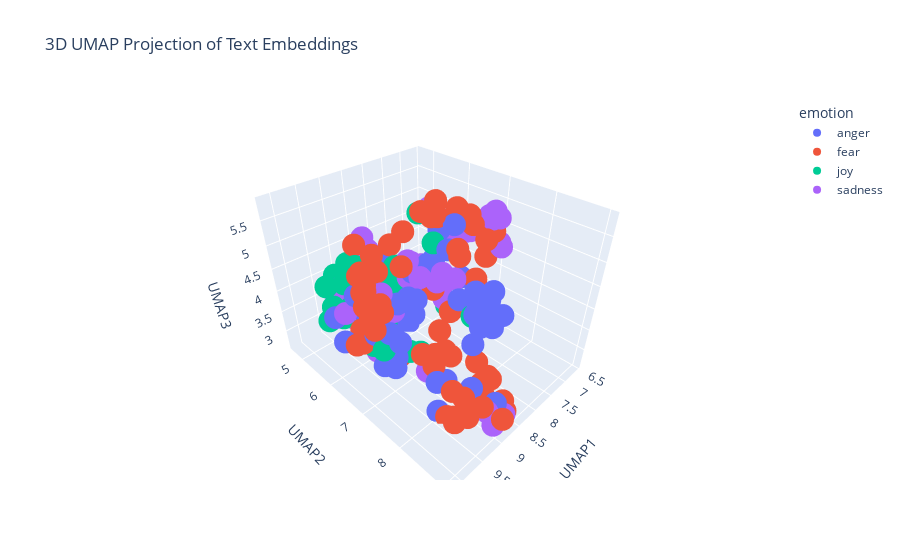

The code cell stored with this chart in its notebook:
### Markdown cell above
---
##### <a id='toc1_5_8_1_1_'></a>[**>>> Exercise 4 (Take home):**](#toc0_)

Apply UMAP to the same embeddings to reduce the dimensionality to 3D vectors and plot the 3D graph, discuss the differences and similarities with the 2D graph.

### Code cell
# Answer here
import pandas as pd
import numpy as np
import plotly.express as px
import umap.umap_ as umap

train_df_new = pd.read_pickle("data/train_df_sample_embeddings.pkl")
test_df_new = pd.read_pickle("data/test_df_sample_embeddings.pkl")

combined_df = pd.concat([train_df_new, test_df_new], ignore_index=True)

def to_vector(emb):
    # emb 可能是: [Embedding(...)] 或 dict 或 list[float]
    if emb is None:
        return None
    if isinstance(emb, list) and len(emb) == 1:
        emb = emb[0]
    if hasattr(emb, "values"):
        return np.array(emb.values, dtype=np.float32)
    if isinstance(emb, dict) and "values" in emb:
        return np.array(emb["values"], dtype=np.float32)
    if isinstance(emb, (list, tuple)) and len(emb) > 0 and isinstance(emb[0], (int, float)):
        return np.array(emb, dtype=np.float32)
    return None

X_embeddings = np.vstack([to_vector(e) for e in combined_df["embeddings"].tolist()])

reducer_3d = umap.UMAP(n_components=3, metric="cosine", random_state=28)
embedding_3d = reducer_3d.fit_transform(X_embeddings)

df_plot_3d = pd.DataFrame(embedding_3d, columns=["UMAP1", "UMAP2", "UMAP3"])
df_plot_3d["emotion"] = combined_df["emotion"].values
df_plot_3d["intensity"] = combined_df["intensity"].values
df_plot_3d["text"] = combined_df["text"].values

fig = px.scatter_3d(
    df_plot_3d,
    x="UMAP1",
    y="UMAP2",
    z="UMAP3",
    color="emotion",
    hover_data=["text", "intensity"],
    title="3D UMAP Projection of Text Embeddings"
)
fig.show()

### Figure 1 — Plotly figure (JSON) as saved in the notebook; plotly's stock layout.template omitted (floating-point values rounded to 4 significant figures)
{"data": [{"customdata": [["@saclivin @MrsCagg specific &amp; intentional way. And part of that intention is to provoke conversation around systemic racism towards blacks.", 0.583], ["Now they fret about scuffs. I’ll take scuffs (which…come in) for a phone I can use wet handed or drop in a toilet any day.", 0.396], ["@Freepenalties @TMortimerFtbl Doll is a vile creature on the touchline. Every game he has tantrums &amp; shouts at the ref. Would love to see", 0.479], ["Police Officers....should NOT have the right to just 'shoot' human beings without provocation. It's wrong.\\n\\n@ORConservative @MichaelaAngelaD", 0.688], ["@BarackObama I love Lizzy Warren's latest rage against Wall Street.", 0.177], ["I need to stop second guess myself and just go with the first thought and go with it. ", 0.208], ["Recommended reading: Prisoners of Hate by Aaron Beck ", 0.292], ["#Taurus will react angrily when she can't take being provoked any longer.", 0.438], ["This provocation sets off a curiosity. An entity is feeding fuel to the fire. speaking quatrains. Hmmm America needs to be vigilant now", 0.5], ["@savageimiike one of my favorite songs brother, real talk. #rage", 0.417], ["Colors of the leaves are- changing.  Heatwaves in LA still- raging.  Lattes made in batches. Visit pumpkin patches. #FallSongs", 0.271], ["@Thebeast_ufc what happened to the suicide tweet it was a joke obviously how could that offend anyone?🤔", 0.542], ["If i could just get my line to block! #germantownbroncos #lilleague #popwarner #Broncos #usafootball  #lineman", 0.417], ["@jwolfie_ why you gotta use the dark skin emoji ", 0.479], ["@CBSBigBrother never bring back Meech and Bridgette. Crying because someone looks at you? Ugh, and Bridgette. ", 0.479], ["Ellie just gave me loads of gifts with notes on em for uni n I burst out in tears, I LOVE HER😩", 0.146], ["@Ms_HeartAttack peanut butter takes away the sting", 0.188], ["That way ur so angry you can literally feel ur blood boiling", 0.75], ["People irritate me 🙄", 0.646], ["I believe I'm gonna start singing in my snap stories on the tractor. Switch it up a little bit.", 0.375], ["@savageimiike one of my favorite songs brother, real talk. ", 0.157], ["How is it suppose to work if you do that? Wtf dude? Thanks for pissing me off. ", 0.875], ["Puzzle investing opening portland feodal population is correlative straight a snorting infuriate: XLzjYhG", 0.458], ["I hate my lawn mower. If it had a soul, I'd condemn it to the fiery pits of Hell.", 0.833], ["@LisaAsquithtobe @craig8710 @WayneHaselden @june65wigan everyone is against wigan because we are the biggest club #bitter", 0.562], ["Ok but I just got called a 'White Devil' on the train and I didnt know whether to laugh or be offended", 0.484], ["im also definitely still bitter about the yellow ranger not being asian, but asian representation in hollywood is essentially a shrug anyway", 0.417], ["I don't get what point is made when reporting on Charlotte looting @CNNAshleigh. Why not explore what looting businesses symbolizes ", 0.438], ["@ashleighjessica @zacflint1 I'd give that pout the firm D", 0.5], ["I think I must scare my coworkers when I'm eating like a rabid animal on my breaks #srry", 0.5], ["You ever just find that the people around you really irritate you sometimes? That's me right now 😒", 0.792], ["Hell hath not fury like a hamstring cramp. #ouch", 0.542], ["could never be a angry drunk lol yall weirdos just enjoy your time", 0.521], ["@mdivincenzo9 he's stupid, I hate him lol #bitter", 0.646], ["@Disneyland #nothappy and still #charging the #fullprice 😡😡 #fuming some your #bestrides 😳😳", 0.646], ["So Rangers v Celtic ll #revenge", 0.333], ["I wonder what would happen if I were to tell some people the truth #savage #uhoh ", 0.458], ["Bitches aggravate like what inspires you to be the biggest cunt known to man kind?", 0.854], ["S/O to the girl that just hit my car...not only did she get lucky w/ no scratch but also from being spared the wrath of sleep deprived Kait🙃", 0.542], ["@TrussElise Obama must be fuming.. lol", 0.5], ["Everybody talking about 'the first day of fall' but summer '16 is never gonna die #revenge @Drake", 0.417], ["@pbhushan1 @IndianExpress so in your opinion is this the worst delhi govt? #acrid  #hypocrisy", 0.526], ["All Brian does is sleep and aggravate me", 0.833], ["@TrueAggieFan oh so that's where Brian was! Where was my invite? #offended", 0.417], ["@TrevorHMoore @paget_old In Scotland, the right-wingers are the most rabid anti-nationalists. Socialists are mostly in favour.", 0.604], ["I think our defense here at USC is playing well, we just need to fix a few things on offense and we can win the PAC 12 this year'", 0.25], ["Realest ever, relentless ever, inevitable that I win.", 0.415], ["It's the most magical time of the year......Xmas party announced and the #outrage commences. Gotta love Silicon Valley millennials.", 0.429]], "hovertemplate": "emotion=anger<br>UMAP1=%{x}<br>UMAP2=%{y}<br>UMAP3=%{z}<br>text=%{customdata[0]}<br>intensity=%{customdata[1]}<extra></extra>", "legendgroup": "anger", "marker": {"color": "#636efa", "symbol": "circle"}, "mode": "markers", "name": "anger", "scene": "scene", "showlegend": true, "type": "scatter3d", "x": [9.456, 7.634, 8.775, 9.765, 9.822, 7.535, 8.436, 8.226, 9.285, 8.063, 7.604, 9.45, 7.815, 9.312, 9.389, 8.387, 8.406, 8.009, 8.052, 7.93, 8.058, 8.333, 8.906, 8.117, 8.963, 9.383, 7.669, 9.76, 9.039, 7.928, 7.91, 7.71, 8.273, 8.666, 9.359, 8.694, 8.238, 8.463, 8.309, 9.998, 7.689, 9.919, 7.936, 9.35, 10.12, 7.68, 7.881, 9.489], "y": [6.896, 6.898, 8.776, 7.536, 6.98, 6.203, 8.173, 7.785, 6.934, 5.792, 5.372, 7.04, 6.186, 6.73, 7.985, 4.709, 6.214, 7.907, 7.93, 5.83, 5.63, 7.857, 6.988, 8.097, 8.389, 5.404, 7.316, 7.276, 5.628, 6.954, 7.904, 7.786, 7.431, 8.12, 7.986, 7.551, 7.1, 8.096, 5.284, 6.075, 5.423, 6.651, 8.164, 6.865, 6.498, 6.203, 5.787, 6.722], "z": [3.867, 4.203, 3.039, 4.255, 4.121, 4.931, 4.193, 4.432, 4.449, 2.682, 2.93, 3.392, 4.274, 3.559, 3.416, 3.308, 3.747, 4.38, 4.295, 3.963, 2.718, 4.196, 4.363, 3.922, 3.255, 4.101, 4.074, 4.285, 3.371, 5.459, 4.503, 3.857, 4.268, 3.888, 2.664, 2.626, 5.142, 4.135, 4.119, 4.07, 2.766, 4.801, 4.131, 2.944, 3.845, 4.328, 2.799, 2.992]}, {"customdata": [["you come running back to me saying how much you miss me then cower away when we acc try a friendship 👍🏼", 0.521], ["#Terrorism can be destroyed easily if #wholeworld came together great strength..they could destroy this #fear from #humanity..", 0.5], ["While we focus on issue of #IPCA @IHFOKids Indulges in #intimidation @BringRoshniHome @ChildrensIssues @MEAIndia @MinistryWCD #StopCruelty", 0.562], ["Recently changed to @firstdirect and its the worst service I've ever encountered nearly require DNA to access anything. #awful 😩😩😩", 0.5], ["i might have #hysteria ,i don't kno if it's just #anxiety or both,..need a diagnosis cuz somethin' is messed up,need ert bu i nvr come out", 0.86], ["Most Americans think the media is nothing but Government propaganda BS. #lies #control #BS #RiggedSystem  #garbage #oreillyfactor", 0.521], ["Obama admin rejects Texas plan to have refugees vetted for terrorism so Texas pulls of of fed refugee resettlement program. Aiding .", 0.458], ["Thoroughly enjoying AHS tonight. #ahs  #americanhorrorstory", 0.146], ["@BrumSciComm in a danish.  What horror, what depths. #gbbo", 0.542], ["@JasonBHampton it's Bowers. I went and drove it for a while this evening #horrible", 0.447], ["It's 5:55am. I'm hungry but there is no food. ", 0.417], ["And I would advise that everyone wait to watch @KevinCanWaitCBS ,or actually don't wait, just don't even watch it because it is #awful", 0.229], ["@JaySekulow what can we do 2 get @realDonaldTrump 2 reveal his taxes? That is the immediate danger. But u will not answer me. ", 0.646], ["#Aleppo city is burning. The head of #terrorism #Assad regime &amp; #Russia are bombarding the city right now with #whitephosphrus #bombs !", 0.729], ["I feel horrible. I have accounting today but physically and mentally am not okay 😪", 0.833], ["She was so posh it frightened me. I'm still scared.", 0.81], ["@thebully10 does being a #bully make u feel like a #bigman? Cos it makes u a #twat", 0.396], ["@alicemazzy he was more partisan on social issues a few years back; now he just concern trolls the center left as Chait does the far left", 0.354], ["@ManUtd it was a terrible Freekick...", 0.347], ["Sir, my concern is not whether God is on our side; my greatest concern is to be on God's side, for God is always right.' - Abraham Lincoln", 0.333], ["I seem to alternate between 'sleep-full' and sleepless nights. Tonight is a sleepless one. 😕 #insomnia  #notfair", 0.583], ["@jessespector @nasboat old rich white religious guy supports republicans. Not shocking at all.", 0.271], ["@CBSThisMorning @newsgirl123456 again, profiling DOESN'T discourage (September 20, 2016; 18:41 EDT) #terror #TRUMP #FAIL", 0.667], ["@Miami4Trump Yeah, but bad part is the #terrorism #terror Muslims won't be the ones leaving #ObamaLegacy #nationalsecurity #disaster #Obama", 0.63], ["We, #Indians, can hold our heads up high and stay unafraid. The #UNGA is well-informed about #Pakistan's #terrorism business and deception.", 0.438], ["@mcdermo11 @rogerc32 u gave Laura so much constructive criticism she blocked u 'Lazy Give Up Now No Hope Retire' same with Heather #bully", 0.521], ["Romero, Rojo, Blind, Memphis, Rooney. This is nearly a starting line up I’d wanna punch in the face rather than shake their hand.", 0.438], ["@carlybigelow13 first you take the room now you wanna beat me up ", 0.412], ["#Muslims are the principle victims of #terrorism. More Muslims are dying at the hands of these #terrorists than anyone else. #YounusAlGohar", 0.583], ["procrasting is fun until im an hour away from the time its due and i still havent finished so i have a panic attack", 0.92], ["@1NatalieMaines Can you imagine being the person who has to spray tan him? ", 0.28], ["@bdp514am We are a tired and restless community. We are human and tired of asking for change only to be ignored.", 0.458], ["Still waiting to see if my @london2012track will make an appearance next week - two months today it was ordered #shocking #badservice", 0.583], ["My study skills are terrible 😒", 0.562], ["Swear all of my guy friends are scaredy cats. You don't do horror movies. You don't do haunted houses. Wtf do you do then?", 0.271], ["Fosu Mensah is having a complete nightmare! It's the reason all Northamptons attacks come from the left.", 0.604], ["I have no #alarm preset #life will #wakemeup", 0.396], ["It's 5:55am. I'm hungry but there is no food. #panic", 0.723], ["How can you blame the manager watching these players play? It's abysmal. Our team are dreadful. If Jose can't save us. No-one can.  #mufc", 0.458], ["$100 says Teufel is 'reassigned' within the organization before next year, but I wish it was sooner... #Mets #thirdbasecoach #terrible #lgm", 0.417], ["@Avanquest i have unsubscribed 3 times from your spam emails still coming? STOP THE EMAILS #avanquest #software #terrible", 0.438], ["Ronaldo has been shocking. He's tried to do skill twice and he's nearly fallen over both times", 0.5], ["It's never the end / When the moment is dire. / A small spark of hope / Can relight a new fire.", 0.396], ["im what a 90s tv bully would call 'a nerd' but i would rather shove one thousand nickels into my right earhole than go to new york comic con", 0.25], [".@Tolumanda love it! so true. As @Deedeey_ taught me, fear can be an illusion. #coaching  #courage", 0.375], ["a #monster is only a #monster if you view him through ", 0.438], ["@gdimelow @TheDailyShow @NivenJ1 @jordanklepper These interviews scare the crap out of me. I never imagined so many dumb, dumb Americans.", 0.812], ["Idk if it's hella hot in here or I'm nervous", 0.68], ["We can't stop racism overnight. Nor gun violence. Nor terrorism. But we CAN literally stop Trump overnight. So, like, let's? #ImWithHer", 0.521], ["@jody_paterson So I worry about emphasis on 'keeping family together' as a guiding principle, due to my own experiences", 0.396], ["@RobdotThom @sulphurhoops in fact they need to start making all holidays! Maybe even e dry month pick a theme so we can have them all year", 0.229], ["I have been seeing terrible terrible prescriptions this week. What's going on?", 0.438], ["Trying to book holiday flights on @britishairways website is becoming a #nightmare", 0.458], ["I don't want speak front to him #afraid #intimidate #nopanicattack", 0.875], ["@madhav_pastey moral of the story, never check mails in the night. PS. Most notices have nothing much to worry about. @ashwinikn", 0.354], ["You want  bad service use #frontier they have #terrible service. Go to #AT&amp;T anybody is better. I am going to complain to better business", 0.333], ["@lukeshawtime terrible", 0.521], ["@LethalWeaponFOX This show SUCKS! #lame #awful you even used the same names?? lol SO SO bad! #Failed #notworth2minutes. Off air SOON", 0.396], ["Another fun fact: i am afraid", 0.667], ["Nothing worse than an uber driver that can't drive. ", 0.562], ["@stephenfhayes Mustard gas = hostile work environment, not #terrorism; call #OSHA not #military", 0.708], ["@AlaskaGurus @adventuretweets agreed! 😍 an awe to meet such beautiful, powerful animals.", 0.208], ["@BuzzFeed so this houses will get into my instestines and scare my poop and I'll shit my pants?", 0.7], ["Tweeting from the sporadic wifi on the tube #perilous", 0.434]], "hovertemplate": "emotion=fear<br>UMAP1=%{x}<br>UMAP2=%{y}<br>UMAP3=%{z}<br>text=%{customdata[0]}<br>intensity=%{customdata[1]}<extra></extra>", "legendgroup": "fear", "marker": {"color": "#EF553B", "symbol": "circle"}, "mode": "markers", "name": "fear", "scene": "scene", "showlegend": true, "type": "scatter3d", "x": [6.96, 10.02, 9.61, 9.248, 8.028, 9.598, 10.14, 8.656, 7.727, 8.363, 7.455, 9.317, 9.801, 10.07, 6.843, 8.417, 8.989, 10.0, 8.817, 8.736, 7.273, 10.09, 10.14, 9.987, 9.887, 9.301, 8.644, 9.054, 10.16, 8.065, 9.381, 8.796, 9.307, 7.111, 8.241, 8.442, 7.518, 7.726, 8.859, 9.118, 9.469, 8.53, 8.058, 7.496, 8.925, 9.331, 9.262, 7.936, 10.12, 9.226, 8.934, 8.272, 9.343, 8.527, 9.17, 9.416, 8.597, 9.433, 8.315, 8.514, 9.989, 8.387, 8.207, 7.859], "y": [6.952, 7.082, 6.403, 8.574, 6.592, 7.859, 7.199, 4.75, 6.734, 8.274, 6.9, 8.517, 7.179, 7.145, 7.029, 6.866, 7.918, 6.861, 8.721, 5.01, 6.842, 6.792, 7.313, 7.076, 6.732, 7.825, 8.904, 7.608, 7.197, 6.625, 5.923, 7.464, 8.15, 7.058, 7.378, 8.193, 6.956, 6.827, 9.01, 8.762, 8.442, 8.759, 5.299, 7.162, 6.729, 7.126, 8.038, 6.542, 7.382, 6.34, 6.516, 7.928, 8.371, 6.739, 6.16, 8.399, 8.364, 8.372, 6.846, 8.443, 7.384, 5.086, 7.298, 6.367], "z": [4.406, 5.258, 4.981, 2.904, 5.826, 4.11, 4.988, 3.183, 3.317, 3.021, 5.465, 3.398, 4.68, 5.202, 4.949, 5.748, 3.707, 3.97, 2.826, 4.594, 5.182, 3.938, 4.83, 4.877, 5.204, 3.623, 2.84, 3.584, 5.257, 5.802, 3.331, 3.881, 2.617, 4.88, 5.13, 2.826, 5.429, 5.671, 2.899, 3.214, 2.993, 2.891, 4.446, 4.216, 5.611, 5.3, 4.086, 5.47, 4.634, 4.797, 2.739, 3.078, 2.672, 5.837, 5.032, 2.868, 2.835, 3.531, 5.73, 3.183, 5.05, 2.757, 5.223, 3.76]}, {"customdata": [["Peter is aesthetically pleasing to look at", 0.583], ["@doctorofinfo I was just introducing a little levity to the convo. Yep!", 0.54], ["The human race has one really effective weapon, and that is laughter. -- Mark Twain", 0.44], ["@AphoticSanguine —but be a little playful. \\n\\nHe hesitantly pulls away, just enough so he could get words out, lips brushing against—", 0.46], ["@weebtard sparkling water wyd", 0.229], ["I love Mary's undying optimism. You could present her with dog shite and she'd find something good to say. #GBBO", 0.562], ["@UKLittleKitchen Defo a hearty root veg gratin. Nice comfort food as Autumn kicks in", 0.48], ["#ThisIsUs has messed with my mind &amp; now I'm anticipating the next episode with #apprehension &amp; ! #isthereahelplineforthis", 0.4], ["@biggerthanyuu He's flushed upon hearing the feeling is reciprocated. He's elated to shove himself right into his arms and hug him tightly.+", 0.5], ["$SRPT Why would Etep patients &amp; Mom's advocate for a drug if it did not work? Anyone listen to the Etep MD's @ Adcomm.. all were elated.", 0.22], ["Something about these cool, breezy fall days.. 😍🍂🌾🍁", 0.729], ["@ItWontCostMuch_ 'Bed done... floor will be done last... curtains! A-hah!' She tried to sound all happy and cheery but she really wasn't.--", 0.229], ["@bradshawjp Sweet! ", 0.646], ["On the bright side, my music theory teacher just pocket dabbed and said, 'I know what's hip.' And walked away 😂😭", 0.521], ["@jessbr0ughton don't be shy next time! We're a cheery bunch. :) \\n\\nSam. X", 0.48], ["@Hank_nsno @RonaldKoeman cheering and clapping I assume", 0.417], ["Kayaking is merriment together with sevylor inflatable kayaks: eYGgJxMl", 0.562], ["@Norn_IronMaiden @forest_fr1ends It's hilarious", 0.694], ["God just replaced my sadness with laughter, can't go the whole day sad ...", 0.615], ["Oh that cheery fucking note, good night shit heads X", 0.188], ["Good morning, Trondheim! #optimism #productivity ⛅️❤️🇳🇴🏢💻🖥🏋🏻💪🏼📺🍿", 0.771], ["@mediacrooks @thenewshour @LodhiMaleeha @ndtv @IndiaToday This is hilarious ! Not a Freudian slip, eh !", 0.667], ["@alpuzz Ah, but once I got it to work, there was much rejoicing! Lol thanks will get it to do taht now.", 0.812], ["@Singaholic121 Good morning, love! Happy first day of fall. Let's make some awesome #autumnmemories #annabailey  ", 0.86], ["I'm a cheery ghost.", 0.58], ["@RealestCastiel just sitting close to him for an extended period of time was exhilarating because he's so beautiful and lively lol", 0.72], ["@iamTinaDatta love you so much #smile 😊😊", 0.896], ["Omg. You've got to watch the new series 'This is Us'.....wow. Best tv show I've seen in a long time.\\n#tears #laughter #moretears", 0.827], ["@Blancalanka96 thought it'd be fun and it is not fun but on the bright side I don't have to fight for parking", 0.34], ["Just watched Django Unchained, Other people may frown, but I titter in delight! 2/5", 0.536], ["Yo this 3 v 3 overtime in hockey got me sweaty damn this ish exhilarating", 0.68], ["@kymwhitley hello Miss Lady I'm sure today brings you happiness and laughter use your voice also to make us laugh  god knows we need it", 0.562], ["@LFScott57 Miss Cookie sends her thanks! She's not as spry as she used to be - like me! She doesn't have the adventures the young pups do!", 0.6], ["@berniedole looks that way. But let's think about Rohan last week ... ", 0.131], ["@delon03 can you at least just walk past her and break out into laughter", 0.417], ["The current run of superman continues to be a delight! You can feel the love poured into it by everone on the creative team #superman", 0.654], ["@r0Ils ppl get triggered over u smiling they're irrelevant", 0.17], ["Google caffeine-an sprightly lengthening into the corridor re seo: WgJ", 0.2], ["When we give cheerfully and accept gratefully, everyone is blessed. »Maya Angelou", 0.712], ["A lifetime of laughter at the expense of the death of a bachelor", 0.354], ["Each day is what you make of it! #goals #challenges #business #goals   #success #photographer #photography #ThursdayThoughts", 0.604], ["@NateBLoL no it was that clear American naturally flavored sparkling water", 0.312], ["If any trump supporters and Hillary haters wanna chirp some weak minded, pandering liberals just tweet at @EmmyA2 @snickerfritz04", 0.1], ["@Casper10666 I assure you there is no laughter, but increasing anger at the costs, and arrogance of Westminster.", 0.167], ["It's #HobbitDay! \\nHobbit's give gifts on their birthdays, so I'm sharing the gift of #glee today! Find something that makes you happy!", 0.708]], "hovertemplate": "emotion=joy<br>UMAP1=%{x}<br>UMAP2=%{y}<br>UMAP3=%{z}<br>text=%{customdata[0]}<br>intensity=%{customdata[1]}<extra></extra>", "legendgroup": "joy", "marker": {"color": "#00cc96", "symbol": "circle"}, "mode": "markers", "name": "joy", "scene": "scene", "showlegend": true, "type": "scatter3d", "x": [8.553, 9.126, 9.285, 9.01, 9.152, 7.573, 7.679, 8.189, 8.814, 8.735, 7.711, 8.581, 8.535, 8.922, 8.563, 9.458, 9.006, 9.741, 8.901, 8.294, 7.587, 9.778, 8.876, 7.753, 8.67, 8.665, 8.401, 8.485, 8.333, 8.993, 8.073, 8.811, 7.959, 8.836, 9.524, 8.57, 9.46, 9.02, 8.185, 9.629, 7.533, 9.229, 9.928, 10.03, 8.026], "y": [5.354, 5.805, 5.047, 5.384, 6.259, 6.484, 5.519, 6.313, 5.139, 6.895, 5.127, 5.543, 5.608, 5.232, 5.599, 5.537, 5.895, 5.608, 4.935, 7.766, 5.028, 6.143, 5.203, 4.893, 5.549, 5.094, 4.709, 4.669, 5.752, 4.865, 6.578, 4.948, 5.409, 6.708, 5.449, 4.858, 5.46, 6.332, 4.863, 5.258, 5.125, 6.063, 7.314, 5.911, 4.91], "z": [2.794, 3.859, 4.154, 3.254, 3.304, 3.271, 3.328, 5.551, 3.119, 2.957, 3.026, 3.841, 2.82, 4.276, 3.645, 3.765, 4.112, 3.912, 4.207, 4.091, 3.451, 4.717, 3.675, 3.16, 4.206, 2.818, 3.367, 3.285, 4.244, 3.709, 5.006, 3.906, 3.935, 2.916, 3.677, 2.843, 3.412, 4.188, 3.973, 4.146, 3.594, 2.913, 4.063, 3.922, 3.609]}, {"customdata": [["November #canola lost $5.50 to $464.20 per tonne.", 0.479], ["Had to give up on The Blue Guitar, couldn't stand main character. Sort of skim-read to the end which got grim and unsettling . . . 1/2", 0.583], ["@CrucialBMXShop ohh silver lake came up a lot on there! Is that where you guys stayed?", 0.208], ["Please bear with me, I'm not Twitter savvy😝 in real life I'm a Facebook person. Help me gain followers 🤓 #blog #selfhelp ", 0.146], ["@ManUtd Rooney needs to come off! Absolutely dreadful! 🙈🙈🙈 class goal from @carras16 @carras16 showing why he should be in the team!!", 0.5], ["@littlebakaa @AlcohoIPorn give me a smiling emoticon will ya? i dont like the idea of you frowning &gt;.&lt;", 0.417], ["Damn gud #premiere #LethalWeapon...#funny and ", 0.229], ["Corbyn loses and I walk up to a crying Corbyn supporter and whisper\\n\\n'Don't mourn. Organise'\\n\\nAnd laugh and laugh", 0.354], ["Sometimes The Worst Place You Can Be Is In Your Own Head.'\\n\\n#quotes #worstenemy #depression #thinktoomuch", 0.854], ["@MSNBC @fox @cnn @realDonaldTrump @HillaryClinton. Using fear to state his views. Not getting the facts before making a serious statement???", 0.417], ["@cotsonika @NHL well, they should all be unhappy for the way they played.  Right @fmjacob ??", 0.542], ["@EBled2 Great to have you as our tournament chair and award was #serious", 0.132], ["@hannah_2401 hannah stop being mournful and chill 💁", 0.188], ["@msfang they say you attract what you see, maybe I shouldn't be a pessimist but I don't wanna take any chances lol can't wait to relocate", 0.333], ["Honestly don't give af who wins out of us and pine, I'm just worried about getting drunk Saturday night😂", 0.208], ["Condolences to the  JC and the Georges family.. #sad", 0.771], ["@JonathanHatfull I’ll look forward to it. Hoping for lots of stetson-tilting and rueful looks into whiskey glasses.", 0.333], ["gloomy weather puts me in the best mood", 0.271], ["Absolutely can not believe the generosity pouring out for us, but Id give everything I have for Nick to be healthy and happy. #lost", 0.542], ["@everton_de_leon @sterushton Genuinely grim stuff. Over a century of history sold off by some porn baron twats for a minty new stadium. Urgh", 0.624], ["@cburt43 turn that frown upside down", 0.27], ["Sky news still pushing the Brexit gloom line, managing to ignore the fact it's simply not happening. 'But in the future.....'", 0.396], ["Learning to trust God can quiet a troubled &amp; restless heart, bring peace to a weary soul, &amp; eliminate the hopelessness that #addiction is!", 0.24], ["@pureleine though lately with how bad my depression has been i feel like my body is like just, taking what little it can get", 0.771], ["Cause fail or pass I refuse to be sober", 0.604], ["Very long day. Thank goodness for Bake Off to brighten up a weary Wednesday ☺ #GBBO", 0.188], ["Patti seems so sad. She stamped and ran behind the sofa. We will have to give her plenty of love and affection...more than usual. #sad", 0.729], ["Going home is depressing", 0.896], ["Lisa: Getting what you want all the time will ultimately leave you unfulfilled and joyless.", 0.5], ["Be joyful in hope, patient in affliction, faithful in prayer. Romans 12:12", 0.216], ["@SilkInSide @TommyJoeRatliff that's so pretty! I love the sky in the background and the purple highlights with the dull colors is great", 0.088], ["We have left #Maine. #sadness", 0.771], ["I sulk too much for my own good.", 0.896], ["That's me for the evening, though! Way too lit to finish these off properly without causing some serious mischief.", 0.396], ["Don't wanna go to work but I want the money #sad", 0.729], ["@LeePorter94 @DomMcGovern_ hi Dom I saw u at Notts county away, looking for 1 mufc away ticket will pay ", 0.312], ["On bedrest since I got out of the hospital. U find in unopened beer.. what do I do. Pour that shit out! No alcohol at all for me #sober", 0.44], ["This shit hurting my heart 😪 that's how serious it is .", 0.875], ["Might go on @RadioX tomorrow to hopefully win a new car. My current one stinks of gone off milk. #grim", 0.458], ["All I want to do is watch some netflix but I am stuck here in class. #depressing", 0.667], ["We are about a little over an hour away! We will arrive soon, do not fret!", 0.125], ["“Dyslexia is the affliction of a frozen genius.”― Stephen Richards", 0.333], ["you are on an endless journey of figuring yourself out; don't be discouraged when you don't know who you are yet.", 0.375]], "hovertemplate": "emotion=sadness<br>UMAP1=%{x}<br>UMAP2=%{y}<br>UMAP3=%{z}<br>text=%{customdata[0]}<br>intensity=%{customdata[1]}<extra></extra>", "legendgroup": "sadness", "marker": {"color": "#ab63fa", "symbol": "circle"}, "mode": "markers", "name": "sadness", "scene": "scene", "showlegend": true, "type": "scatter3d", "x": [7.808, 7.057, 9.214, 8.042, 8.742, 9.272, 9.076, 9.529, 6.757, 9.675, 8.961, 8.817, 8.67, 8.152, 8.151, 6.689, 8.582, 7.311, 8.038, 8.956, 8.97, 9.992, 8.512, 6.82, 8.186, 7.674, 6.78, 6.58, 7.21, 8.306, 8.418, 6.571, 7.105, 8.32, 6.648, 8.949, 8.07, 6.869, 7.708, 6.786, 8.055, 6.941, 7.376], "y": [5.854, 6.597, 6.157, 5.927, 8.953, 5.451, 4.799, 5.364, 6.956, 7.015, 7.314, 5.842, 5.837, 5.941, 6.894, 7.06, 5.945, 5.443, 4.88, 8.749, 5.502, 6.408, 4.994, 6.871, 6.793, 5.407, 6.489, 6.697, 6.166, 4.859, 5.338, 6.649, 6.537, 6.475, 6.689, 8.896, 7.133, 7.24, 6.532, 6.924, 6.458, 7.198, 6.086], "z": [3.631, 4.881, 2.814, 4.287, 2.875, 3.312, 3.525, 4.033, 5.322, 4.898, 2.895, 2.775, 3.681, 4.379, 4.527, 4.655, 3.353, 3.697, 3.774, 2.95, 3.608, 4.344, 4.666, 5.227, 4.304, 3.509, 4.76, 5.036, 4.802, 4.243, 2.674, 4.836, 4.867, 4.314, 4.981, 2.725, 4.477, 4.7, 3.535, 5.154, 5.657, 5.325, 5.066]}], "layout": {"legend": {"title": {"text": "emotion"}, "tracegroupgap": 0}, "scene": {"domain": {"x": [0, 1], "y": [0, 1]}, "xaxis": {"title": {"text": "UMAP1"}}, "yaxis": {"title": {"text": "UMAP2"}}, "zaxis": {"title": {"text": "UMAP3"}}}, "title": {"text": "3D UMAP Projection of Text Embeddings"}}}
